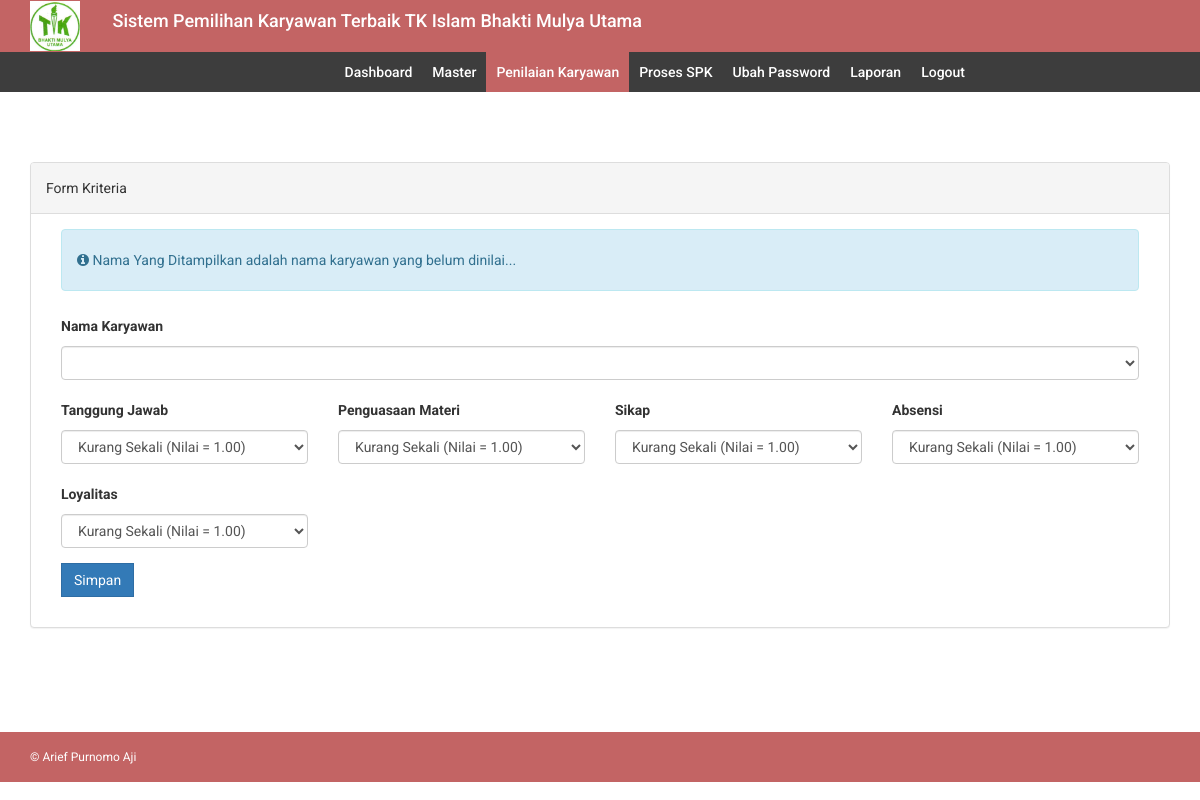
The page /input_tpa.php (signed in) on the database its author committed.
### tables this page shows
CREATE TABLE `kriteria` (
  `id_kriteria` int(11) NOT NULL AUTO_INCREMENT,
  `kriteria` varchar(32) DEFAULT NULL,
  `bobot` float(5,2) DEFAULT NULL,
  `type` varchar(12) DEFAULT NULL,
  PRIMARY KEY (`id_kriteria`)
);

### db/db_config.php (called while the page is built, shortened)
<?php
	class database extends PDO{
		protected $dsn = 'mysql:host=localhost;dbname=db_spk';
		protected $dsu = 'root';
		protected $dsp = '';
		private $cmd = '';
		function __construct(){
			try {
				$this->db = new PDO($this->dsn,$this->dsu,$this->dsp);
			} catch (PDOException $e) {
				echo $e->getMessage();
			}
		}
		function select($c,$t){
			$this->cmd = "select $c from $t";
			return $this;
		}
		function where($params){
			$this->cmd .= " where $params";
			return $this;
		}
		function get(){
			$q = $this->db->prepare($this->cmd);
			$q->execute();
			return $q->fetchAll();
		}
	}
?>

### input_tpa.php (the view, shortened to what this page needs)
<?php include 'header.php';?>
<?php include 'menu.php';?>
<div class="content-wrapper">
    <div class="container">
        <div class="row">
            <div class="col-md-12">
            <br/>
              <div class="panel panel-default">
                  <div class="panel-heading">
                    Form Kriteria
                  </div>
                  <div class="panel-body">
                      <form method="post" action="insert_tpa.php" enctype="multipart/form-data">
                          <div class="form-group col-md-12">
                              <div class="alert alert-info">
                                  <i class="fa fa-info-circle"></i> Nama Yang Ditampilkan adalah nama karyawan yang belum dinilai...
                              </div>
                              <label for="nama">Nama Karyawan</label>
                                  <select required class="form-control" name="id_calon_kr">
                                  </select>
                          </div>
                          <?php foreach ($db->select('id_kriteria,kriteria','kriteria')->get() as $r): ?>
                          <div class="form-group col-md-3">
                              <label>
                                    <?php
                                        $tmp = explode('_',$r['kriteria']);
                                        echo ucwords(implode(' ',$tmp));
                                    ?>
                              </label>
                              <select required class="form-control" name="place[]">
                                <?php  foreach ($db->select('*','sub_kriteria')->where('id_kriteria = '.$r['id_kriteria'].'')->get() as $val): ?>
                                <option value="<?= $val['id_subkriteria']?>"><?= $val['subkriteria'] ?> (Nilai = <?= $val['nilai'] ?>)</option>
                                <?php endforeach ?>
                                </select>
                          </div>
                          <?php endforeach ?>
                          <div class="form-group col-md-12">
                              <button class="btn btn-primary">Simpan</button>
                          </div>
                      </form>
                  </div>
              </div>
            </div>
        </div>
        </div>
    </div>
<?php include 'footer.php';?>

### assets/css/style.css (style rules this page uses)
body { font-family: 'Roboto', sans-serif; line-height: 30px; }
.content-wrapper { margin-top: 40px; min-height: 600px; padding-bottom: 60px; }
.btn { border-radius: 0px; -webkit-border-radius: 0px; -moz-border-radius: 0px; }

### rows shown on the page
kriteria: kriteria "Tanggung Jawab"
kriteria: kriteria "Penguasaan Materi"
kriteria: kriteria "Sikap"
kriteria: kriteria "Absensi"
kriteria: kriteria "Loyalitas"

### other values the page prints
form field value "Kurang Sekali (Nilai = 1.00)"
